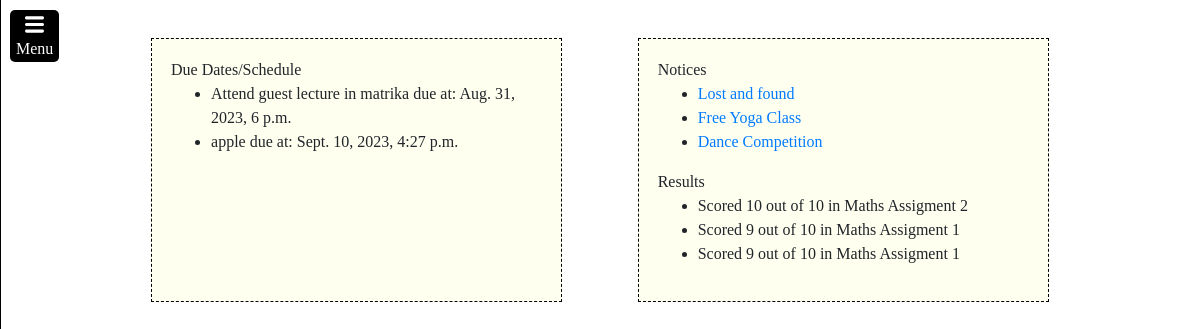
/student/ (signed in), run on an earlier commit of the app's database.
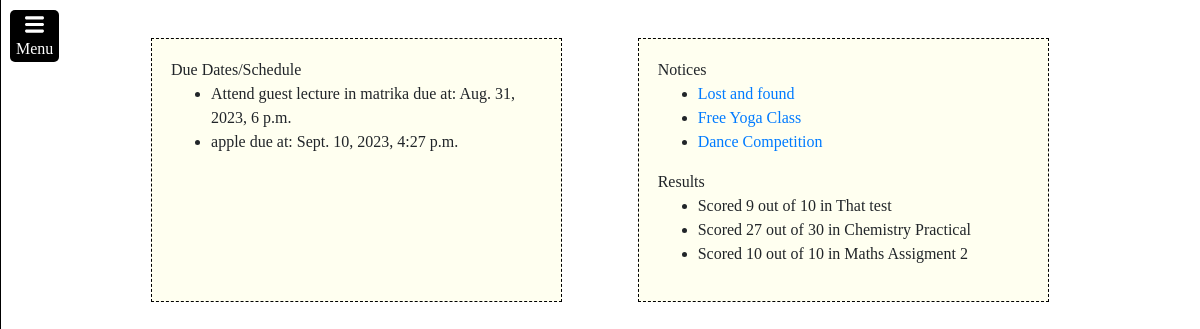
And on a later commit of the database.
### student/models.py (models this page shows, shortened)
class Schedule(models.Model):
    user = models.ForeignKey(User, on_delete=models.CASCADE)
    activity = models.CharField(max_length=150)
    due_date = models.DateTimeField()

class Notice(models.Model):
    issued_for = models.ForeignKey(Classroom, on_delete=models.CASCADE)
    issued_by = models.ForeignKey(User, on_delete=models.CASCADE)
    title = models.CharField(max_length=150)
    content = models.TextField(max_length=2000)
    issue_date = models.DateField(default=datetime.now())

class Result(models.Model):
    student = models.ForeignKey(User, on_delete=models.CASCADE)
    topic = models.CharField(max_length=150)
    marks = models.IntegerField()
    max_marks = models.IntegerField()
    date = models.DateField()
    is_active = models.BooleanField(default=True)

### student/views.py (the view)
# urls.py: path("", views.index, name="index"),
@login_required
def index(request):
    if request.user.is_employee:
        if len(Member.objects.filter(member=request.user)) == 0:
            return HttpResponseRedirect(reverse("student:join_class"))
        class_id = Member.objects.filter(member=request.user)[0].classroom_id
        return HttpResponseRedirect(reverse("student:staff_page", args=[class_id]))
    try:
        user_classroom = Member.objects.get(member=request.user).classroom
    except:
        return HttpResponseRedirect(reverse("student:join_class"))
    schedule = list(Schedule.objects.filter(user=request.user, due_date__gt=timezone.now()).order_by("due_date").values())
    schedule = schedule[:5]
    notices = list(Notice.objects.filter(issued_for=user_classroom).order_by("-id").values())
    notices = notices[:3]
    results = list(Result.objects.filter(student=request.user).order_by("-id").values())
    results = results[:3]
    return render(request, "student/index.html", {
        "schedule":schedule,
        "notices":notices,
        "results":results,
    })

### student/templates/student/index.html (shortened to what this page needs)
{% extends 'student/layout.html' %}
{% load static %}
{% block head %}
    <link rel="stylesheet" href="{% static 'student/index.css' %}">
{% endblock %}
{% block body %}
    <div class="homeBody">
        <div>
            Due Dates/Schedule
            <ul>
                {% for item in schedule %}
                <li>{{item.activity}} due at: {{item.due_date}}</li>
                {% endfor %}
            </ul>
        </div>
        <div>
            <div>
                Notices
                <ul>
                    {% for item in notices %}
                    <li> <a href="{% url 'student:notice_page' notice_id=item.id %}" target="_blank">{{item.title}}</a> </li>
                    {% endfor %}
                </ul>
            </div>
            {% if not request.user.is_employee %}
            <div>
                Results
                <ul>
                    {% for item in results %}
                    <li>Scored {{item.marks}} out of {{item.max_marks}} in {{item.topic}}</li>
                    {% endfor %}
                </ul>
            </div>
            {% endif %}
        </div>
    </div>
{% endblock %}

### student/templates/student/layout.html (shortened to what this page needs)
{% load static %}
<!DOCTYPE html>
<head>
    <link rel="stylesheet" href="{% static 'home/styles.css' %}">
    <link rel="stylesheet" href="https://cdn.jsdelivr.net/npm/bootstrap@4.1.3/dist/css/bootstrap.min.css">
    {% block head %}{% endblock %}
</head>
<body>
    {% block body %}
    {% endblock %}
    <button id="sidebar"><img alt="menu" src="{% static 'home/menusymbol.svg' %}"><div>Menu</div></button>
</body>
</html>

### home/static/home/styles.css (style rules this page uses)
body { font-family: 'Times New Roman', Times, serif !important; height: 100%; margin:0; padding:0; width:100%; }
#sidebar { background-color: black; border:none; border-radius: 5px; margin:10px; position:fixed; left:0px; top:0px; cursor: pointer; transition:outline .5s; }
#sidebar div { color:white; text-align: center; }
#sidebar img { filter:invert(100%); width:.5cm; height: .65cm; }

### student/static/student/index.css (style rules this page uses)
.homeBody { display: grid; grid-template-columns: 50% 50%; margin-left: 3cm; margin-right: 3cm; }
.homeBody > div { border:1px dashed black; background-color:ivory; margin:1cm; padding:.5cm; }

What changed in the data, as far as the page shows it:
no longer on this page (row unchanged): Result: marks "9", max_marks "10", topic "Maths Assigment 1"
no longer on this page (row unchanged): Result: marks "9", max_marks "10", topic "Maths Assigment 1"
added Result: marks "9", max_marks "10", topic "That test"
added Result: marks "27", max_marks "30", topic "Chemistry Practical"
